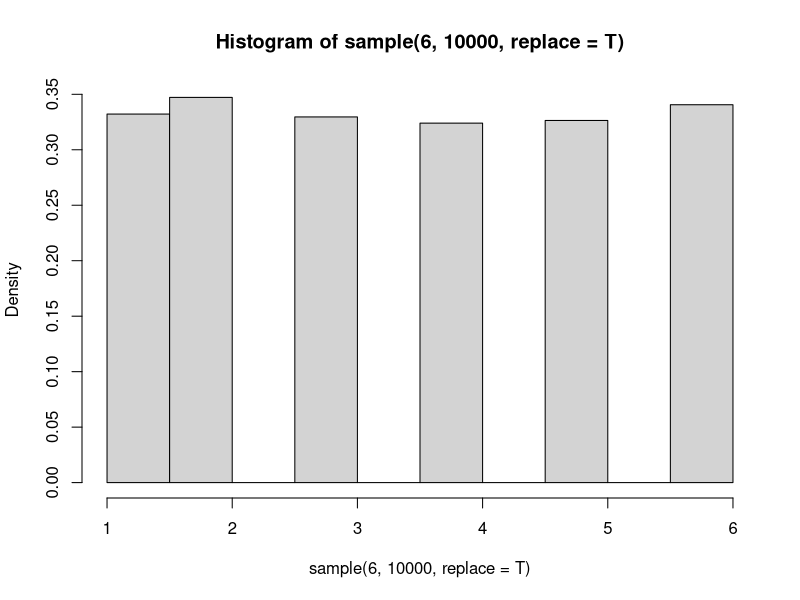
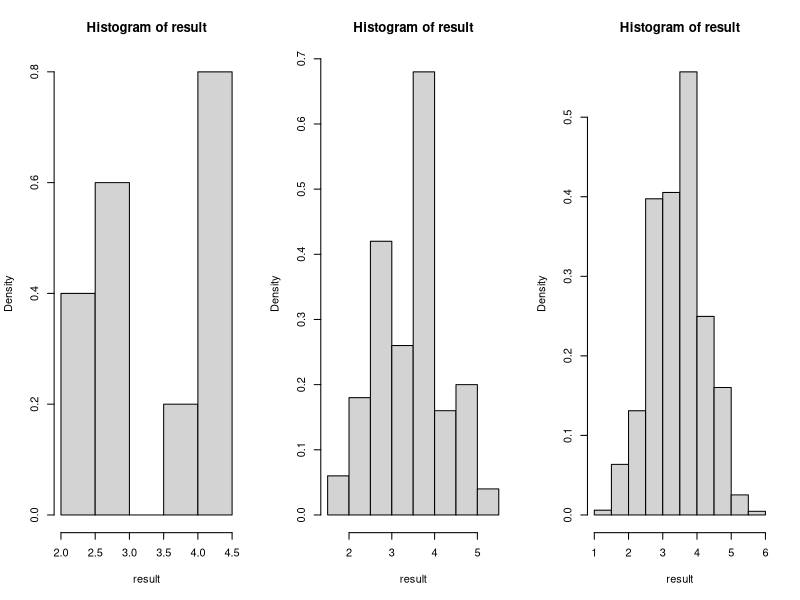
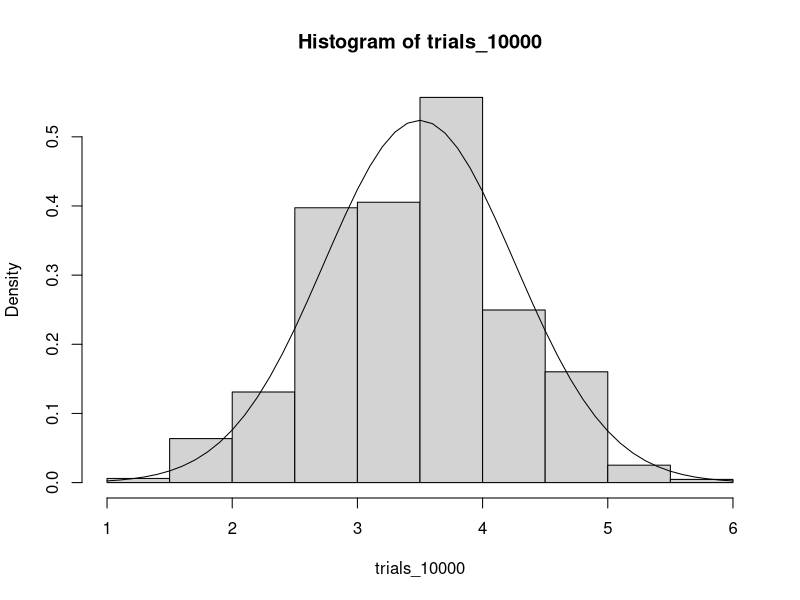

R code for these plots, in order:
##########################
### '150707. lecture 7 ###
##########################

# role 1 die many many times
hist(sample(6,10000,replace=T), freq=F)


# throw the dice 5 times and take mean
# do it repeatedly
# dist. of means could be normal dist.

# create my own function for simuation.
myfun_clt_dice <- function(trials){
  
  # create obj. to save # of trials
  result = numeric(trials)
  
  # loop state
  for (i in 1:trials) {
    result[i] <- mean(sample(1:6, 5, replace=T))
  }
  
  # draw histogram
  hist(result, freq = F)
  
  # return # of results
  return(result)
  
}

# draw histograms in 1 window
par(mfrow=c(1,3))

trials_10     <- myfun_clt_dice(10)
trials_100    <- myfun_clt_dice(100)
trials_10000  <- myfun_clt_dice(10000)

# draw normal dist in this case.
par(mfrow=c(1,1))
hist(trials_10000, freq=F)
xv <- seq(1,6,0.1)
yv <- dnorm(xv,mean=mean(trials_10000),sd=sd(trials_10000))
lines(xv,yv)